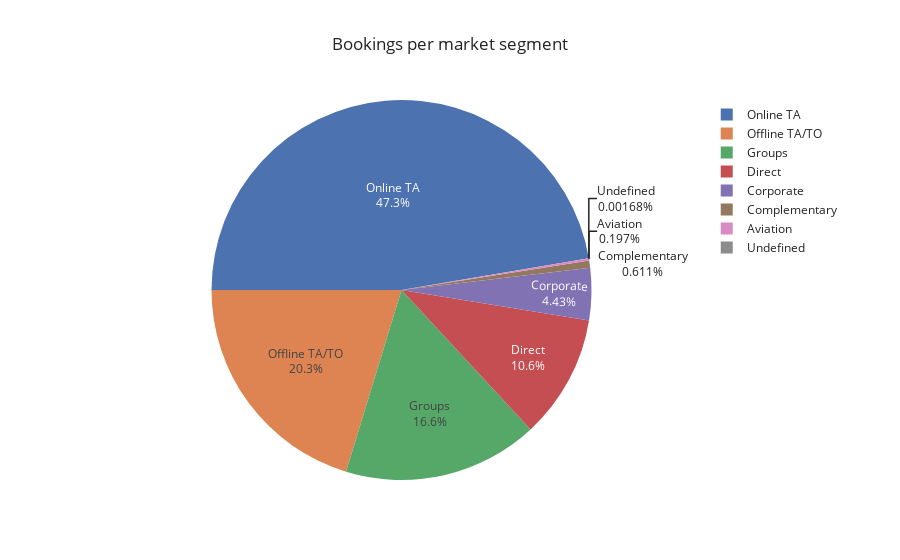

The code cell stored with this chart in its notebook:
### Code cell
segments=data["market_segment"].value_counts()

# pie plot
fig = px.pie(segments,
             values=segments.values,
             names=segments.index,
             title="Bookings per market segment",
             template="seaborn")
fig.update_traces(rotation=-90, textinfo="percent+label")
fig.show()

### Figure 1 — Plotly figure (JSON) as saved in the notebook; plotly's stock layout.template omitted (floating-point values rounded to 4 significant figures)
{"data": [{"domain": {"x": [0, 1], "y": [0, 1]}, "hovertemplate": "market_segment=%{label}<br>value=%{value}<extra></extra>", "labels": ["Online TA", "Offline TA/TO", "Groups", "Direct", "Corporate", "Complementary", "Aviation", "Undefined"], "legendgroup": "", "name": "", "rotation": -90, "showlegend": true, "textinfo": "percent+label", "type": "pie", "values": [56408, 24182, 19791, 12582, 5282, 728, 235, 2]}], "layout": {"legend": {"tracegroupgap": 0}, "title": {"text": "Bookings per market segment"}}}
